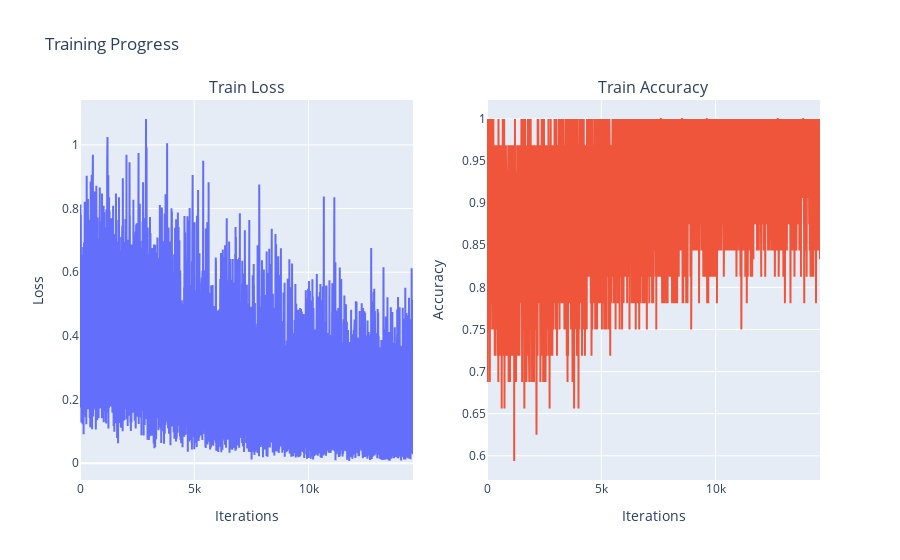

Notebook cell for this chart:
### Code cell
# Loss 그래프
fig.add_trace(
    go.Scatter(x=list(range(len(train_losses_epoch))), y=train_losses_epoch, mode='lines', name='Train Loss'),
    row=1, col=1
)
fig.update_xaxes(title_text="Iterations", row=1, col=1)
fig.update_yaxes(title_text="Loss", row=1, col=1)

# Accuracy 그래프
fig.add_trace(
    go.Scatter(x=list(range(len(train_accs_epoch))), y=train_accs_epoch, mode='lines', name='Train Accuracy'),
    row=1, col=2
)
fig.update_xaxes(title_text="Iterations", row=1, col=2)
fig.update_yaxes(title_text="Accuracy", row=1, col=2)

fig.update_layout(title="Training Progress", showlegend=False)
fig.show()

### Figure 1 — Plotly figure (JSON) as saved in the notebook; plotly's stock layout.template omitted (floating-point values rounded to 4 significant figures; data arrays with more than 128 entries replaced by an {"elided": "..."} marker saying what was removed)
{"data": [{"mode": "lines", "name": "Train Loss", "type": "scatter", "x": {"elided": "14570 int values"}, "xaxis": "x", "y": {"elided": "14570 float values"}, "yaxis": "y"}, {"mode": "lines", "name": "Train Accuracy", "type": "scatter", "x": {"elided": "14570 int values"}, "xaxis": "x2", "y": {"elided": "14570 float values"}, "yaxis": "y2"}], "layout": {"annotations": [{"font": {"size": 16}, "showarrow": false, "text": "Train Loss", "x": 0.225, "xanchor": "center", "xref": "paper", "y": 1, "yanchor": "bottom", "yref": "paper"}, {"font": {"size": 16}, "showarrow": false, "text": "Train Accuracy", "x": 0.775, "xanchor": "center", "xref": "paper", "y": 1, "yanchor": "bottom", "yref": "paper"}], "showlegend": false, "title": {"text": "Training Progress"}, "xaxis": {"anchor": "y", "domain": [0, 0.45], "title": {"text": "Iterations"}}, "xaxis2": {"anchor": "y2", "domain": [0.55, 1], "title": {"text": "Iterations"}}, "yaxis": {"anchor": "x", "domain": [0, 1], "title": {"text": "Loss"}}, "yaxis2": {"anchor": "x2", "domain": [0, 1], "title": {"text": "Accuracy"}}}}
